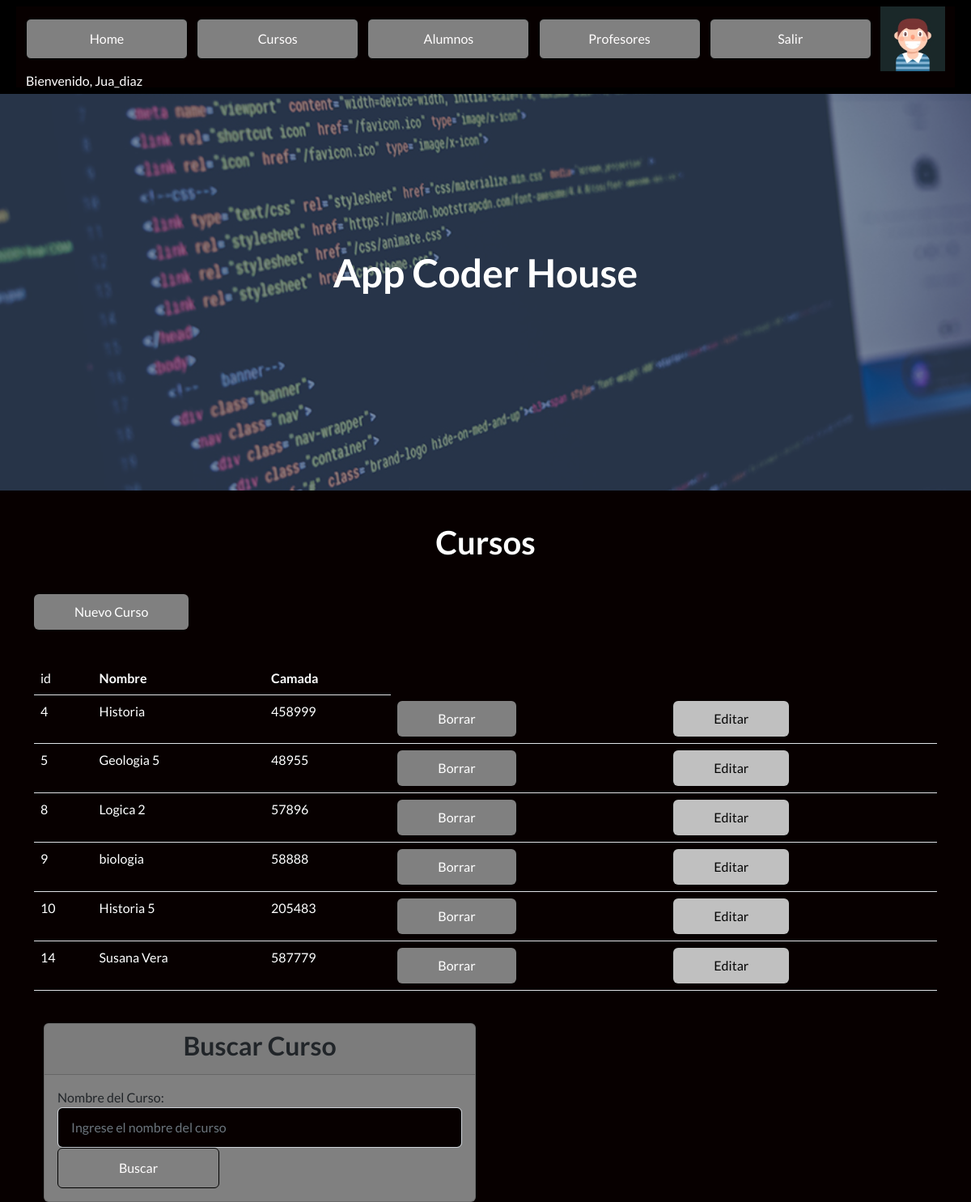
/AppCoder/ver_cursos (signed in), run on the app's committed database.
### AppCoder/models.py (models this page shows, shortened)
class Curso(models.Model):
    nombre = models.CharField(max_length=40)
    camada = models.IntegerField()

### AppCoder/views.py (the view)
# urls.py: path("ver_cursos", views.ver_cursos, name="cursos"),
def ver_cursos(request):
     cursos = Curso.objects.all()
     avatares = Avatar.objects.filter(user=request.user.id)
     return render(request, 'cursos.html', {'cursos': cursos, 'url': avatares[0].imagen.url if avatares.exists() else None})

### AppCoder/template/cursos.html (shortened to what this page needs)
{% extends 'padre.html' %}
{% load static %}
{% block contenido %}
<h1 class="text-center titlle" style="color: hsl(0, 0%, 100%);">Cursos</h1>
   <main class="container">
   {% if request.user.is_authenticated %}
   <a href="alta_curso" class=" btn custom-btn custom-btn-gris">Nuevo Curso</a>
   {% endif %}
    <table class="table">
            <thead>
                <tr>
                    <td style="color: white;">id</td>
                    <th style="color: white;">Nombre</th>
                    <th style="color: white;">Camada</th>
                </tr>
            </thead>
            <tbody>
                {% for n in cursos %}
                <tr>
                    <td style="color: white;">{{ n.id }}</td>
                    <td style="color: white;">{{ n.nombre }}</td>
                    <td style="color: white;">{{ n.camada }}</td>
                    {% if  request.user.is_authenticated %}
                    <td><a href="{% url 'elimina_curso' n.id %}" class ="btn custom-btn custom-btn-gris">Borrar</a></td>
                    <td><a href="{% url 'editar_curso' n.id %}"" class ="btn custom-btn custom-btn-gris-claro">Editar
                     {% endif %}
                </tr>
                {% endfor %}
            </tbody>
        </table>
    <main>
        <div class="container">
            <div class="row justify-content-start">
                <div class="col-md-6">
                    <div class="card">
                        <div class="card-header">
                            <h2 class="text-center">Buscar Curso</h2>
                        </div>
                        <div class="card-body">
                            <form action="buscar" method="GET">
                                <div class="form-group">
                                    <label for="nombre">Nombre del Curso:</label>
                                    <input type="text" class="form-control" id="nombre" name="nombre" placeholder="Ingrese el nombre del curso">
                                </div>
                                <button type="submit" class="btn btn-primary btn-block">Buscar</button>
                            </form>
                        </div>
                    </div>
                </div>
            </div>
        </div>
{% endblock %}

### AppCoder/template/padre.html (shortened to what this page needs)
<!DOCTYPE html>
<html lang="en">
    <head>
        {% load static %}
        <link href=https://cdn.jsdelivr.net/npm/bootstrap-icons@1.5.0/font/bootstrap-icons.css rel="stylesheet" type="text/css" />
        <link href="{% static 'AppCoder/css/styles.css' %}" rel="stylesheet" />
    </head>
    <body>
        <nav class="navbar navbar-light bg-light static-top"">
            <div class="container custom-container">
                <a class="btn btn-primary" href="{% url 'home' %}">Home</a>
                <a class="btn btn-primary" href="{% url 'cursos' %}">Cursos</a>
                <a class="btn btn-primary" href="{% url 'alumnos' %}">Alumnos</a>
                 <a class="btn btn-primary" href="{% url 'profesores' %}">Profesores</a>
                {% if  request.user.is_authenticated %}
                    <form action="{% url 'Logout' %}" method="post">
                        <button type="submit" class="btn btn-primary">Salir</button>
                    </form>
                    <img src="{{ url }}" alt="" width="80px" height="80px">
                    <p style="color: white;">Bienvenido, {{ user.username }}</p>
                {% endif %}
            </div>
        </nav>
        <header class="masthead">
            <div class="container position-relative" >
                <div class="row justify-content-center">
                    <div class="col-xl-6">
                        <div class="text-center text-white">
                            <h1 class="mb-5">App Coder House</h1>
                        </div>
                    </div>
                </div>
            </div>
        </header>
        {% block contenido%}
        {% endblock%}
    </body>
</html>

### AppCoder/template/padre.html (style rules this page uses)
body { background-color:#070000; }
.btn.btn-primary { background-color: #808080; color: #fffdfd; width: 200px; outline: none; }
.custom-container { background-color: #070000; width: 100vw; max-width: 2000px; height: 100px; border-color: #000000; margin-right: 20px; margin-left: 20px; }

### AppCoder/template/cursos.html (style rules this page uses)
.custom-btn { padding: 10px 50px; min-width: 100px; border: none; cursor: pointer; }
.custom-btn-gris { background-color: #808080; color: white; }
.custom-btn-gris-claro { background-color: #c0c0c0; color: rgba(0, 0, 0, 0.979); }

### data on the page
Curso: id "4", nombre "Historia", camada "458999"
Curso: id "5", nombre "Geologia 5", camada "48955"
Curso: id "8", nombre "Logica 2", camada "57896"
Curso: id "9", nombre "biologia", camada "58888"
Curso: id "10", nombre "Historia 5", camada "205483"
Curso: id "14", nombre "Susana Vera", camada "587779"

### other printed values
{{ user.username }} "Jua_diaz"
